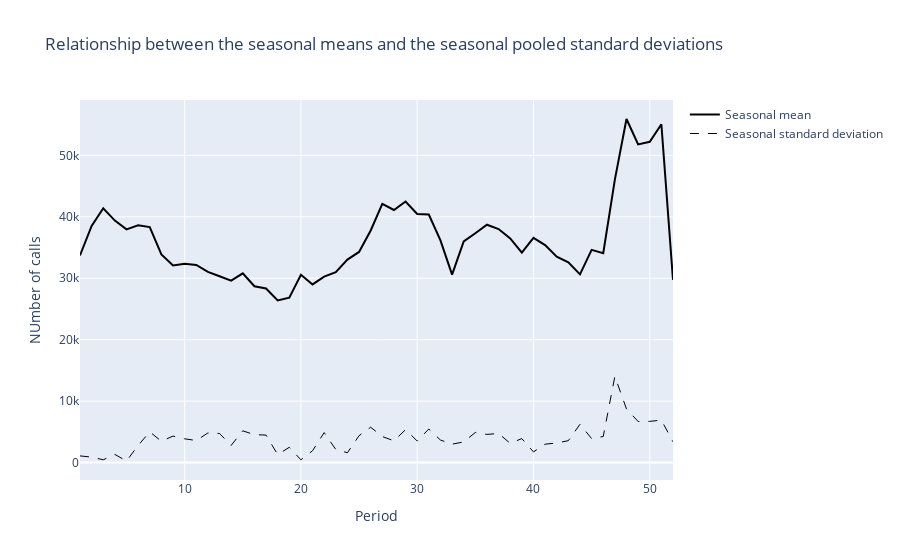

Source (notebook cell):
### Code cell
mean_df = compute_mean(train_df,"Y","W")
std_df = compute_std(train_df,"Y","W")

plot_decomposition_type(mean_df,std_df)
std_df.corr(mean_df)
